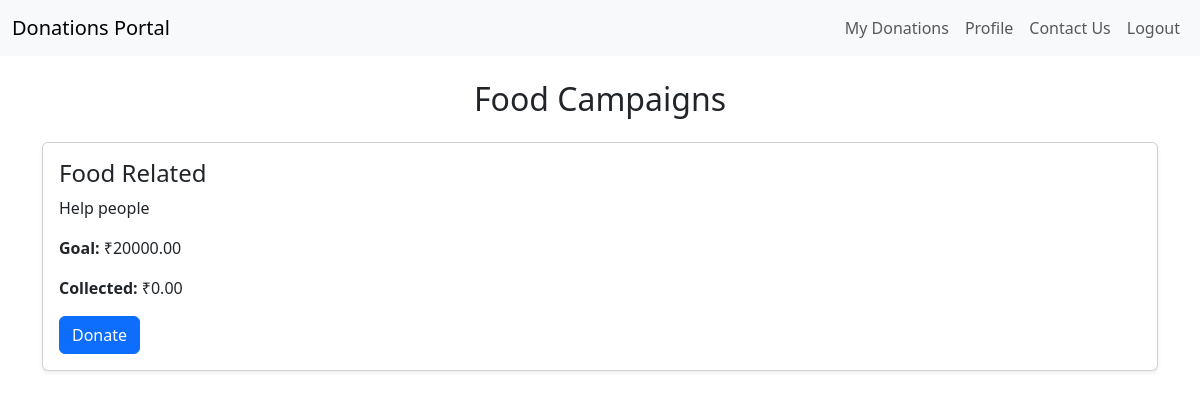
Screenshot of /food/ (signed in) with the database file from the repository.
### DonationsApp/models.py (models this page shows, shortened)
class Campaign(models.Model):
    CATEGORY_CHOICES = [
        ('education', 'Education'),
        ('food', 'Food'),
        ('clothes', 'Clothes'),
        ('medical', 'Medical'),
        ('infrastructure', 'Infrastructure'),
        ('shelter', 'Shelter'),
    ]
    title = models.CharField(max_length=200)
    description = models.TextField()
    goal_amount = models.DecimalField(max_digits=10, decimal_places=2)
    collected_amount = models.DecimalField(max_digits=10, decimal_places=2, default=0)
    created_by = models.ForeignKey('auth.User', on_delete=models.CASCADE)
    category = models.CharField(max_length=30, choices=CATEGORY_CHOICES)  # ✅ Add this line

### DonationsApp/views.py (the view)
# urls.py: path('food/', views.food_view, name='food'),
@login_required
def food_view(request):
    campaigns = Campaign.objects.filter(category='food')
    return render(request, 'food.html', {'campaigns': campaigns})

### DonationsApp/templates/food.html (shortened to what this page needs)
    {% extends 'base.html' %}
{% block content %}
<h2 class="text-center mb-4">Food Campaigns</h2>
{% for campaign in campaigns %}
<div class="card mb-3 shadow-sm">
    <div class="card-body">
        <h4>{{ campaign.title }}</h4>
        <p>{{ campaign.description }}</p>
        <p><strong>Goal:</strong> ₹{{ campaign.goal_amount }}</p>
        <p><strong>Collected:</strong> ₹{{ campaign.collected_amount }}</p>
        <a href="{% url 'donate' campaign.id %}" class="btn btn-primary">Donate</a>
    </div>
</div>
{% empty %}
<p class="text-center">No active campaigns in this category.</p>
{% endfor %}
{% endblock %}

### rows the page displays
Campaign: title "Food Related", description "Help people", goal_amount "20000.00", collected_amount "0.00"
